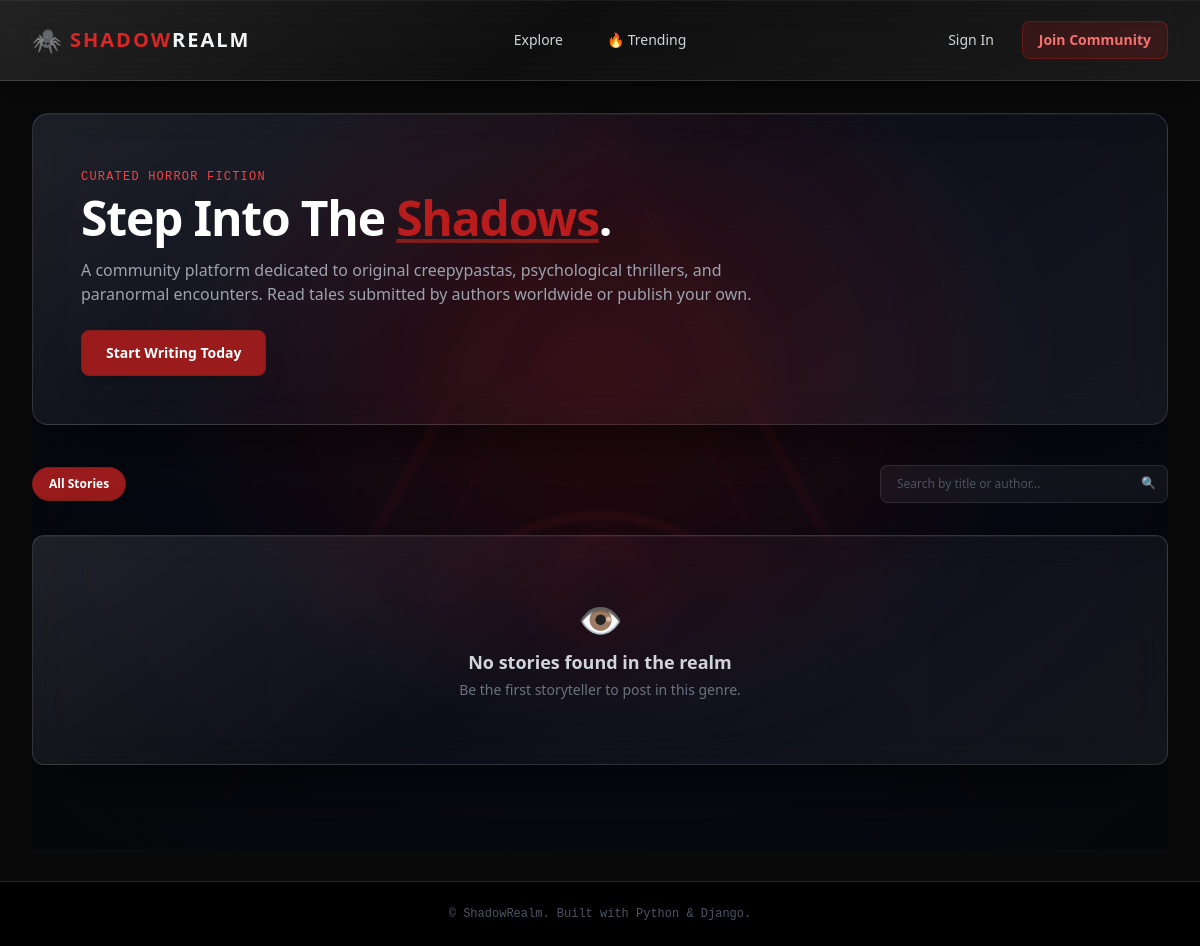
Before: / with the older database file.
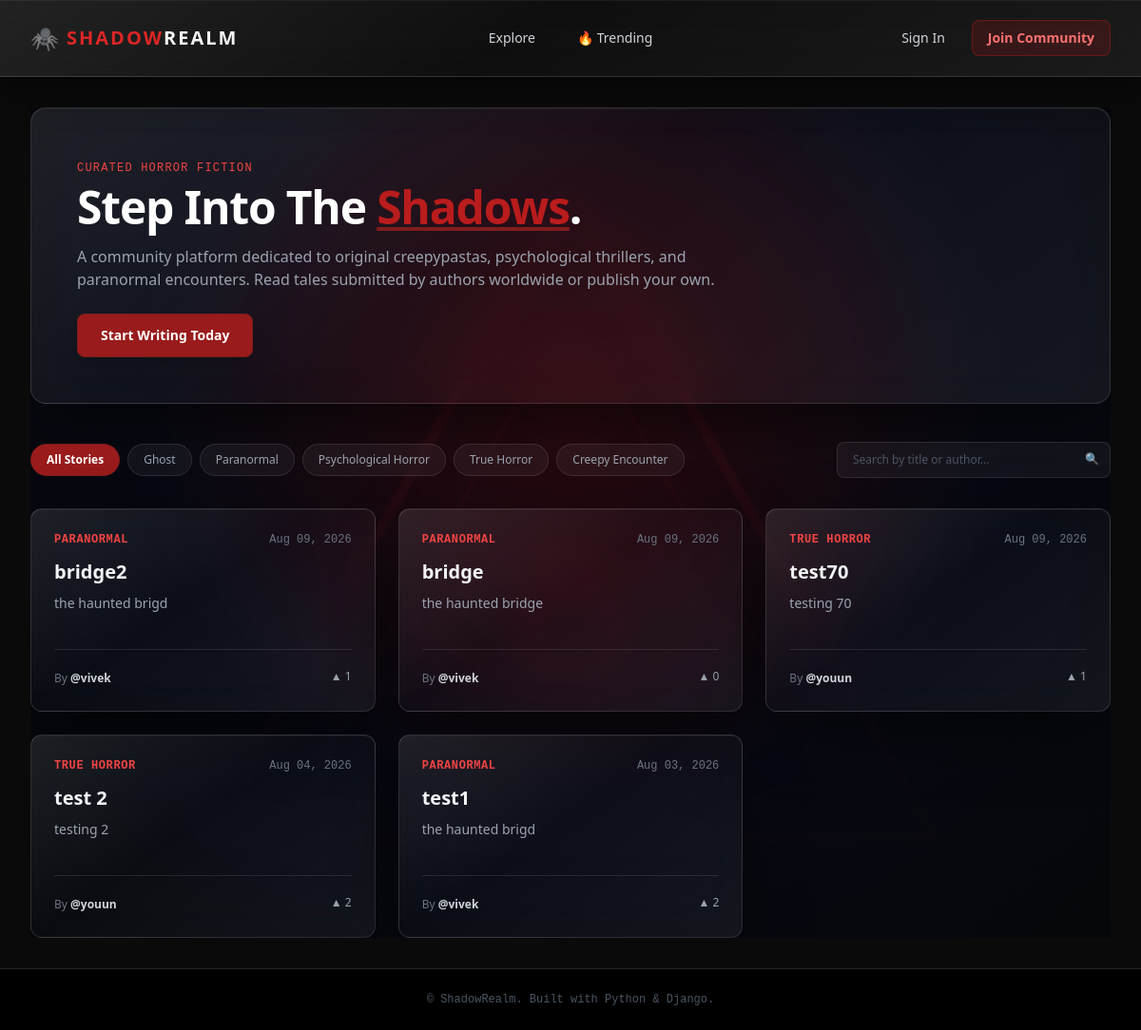
After: the same page with the newer database file.
### SHADOW/models.py (models this page shows, shortened)
class Category(models.Model):
    name = models.CharField(max_length=100, unique=True)
    slug = models.SlugField(max_length=100, unique=True, blank=True)
    description = models.TextField(blank=True)
    class Meta:
        verbose_name_plural = "Categories"

class Story(models.Model):
    STATUS_CHOICES = (
        ('draft', 'Draft'),
        ('published', 'Published'),
    )
    title = models.CharField(max_length=200)
    slug = models.SlugField(max_length=200, unique=True, blank=True)
    author = models.ForeignKey(User, on_delete=models.CASCADE, related_name='stories')
    category = models.ForeignKey(Category, on_delete=models.SET_NULL, null=True, related_name='stories')
    cover_image = models.ImageField(upload_to='story_covers/', blank=True, null=True)
    content = models.TextField(help_text="Main text of the horror story.")
    summary = models.CharField(max_length=300, help_text="Short teaser for card previews.")
    status = models.CharField(max_length=10, choices=STATUS_CHOICES, default='published')
    horror_mode = models.BooleanField(default=False)
    created_at = models.DateTimeField(auto_now_add=True)
    updated_at = models.DateTimeField(auto_now=True)
    upvotes = models.ManyToManyField(User, related_name='upvoted_stories', blank=True)
    favorites = models.ManyToManyField(User,related_name='favorite_stories',blank=True)
    class Meta:
        ordering = ['-created_at']
    def total_upvotes(self):
        return self.upvotes.count()

### SHADOW/views.py (the view)
# urls.py: 2. Add a URL to urlpatterns:  path('', views.home, name='home')
def home(request):
    stories = Story.objects.filter(status='published')
    categories = Category.objects.all()
    query = request.GET.get('q')
    category = request.GET.get('category')
    if query:
        stories = stories.filter(
            title__icontains=query
        ) | stories.filter(
            author__username__icontains=query
        )
    if category:
        stories = stories.filter(category__slug=category)
    return render(request, 'index.html', {
        'stories': stories,
        'categories': categories,
    })

### SHADOW/context_processors.py (called while the page is built, shortened)
def notifications_context(request):
    return {
        'unread_notifications': 0
    }

### templates/index.html (shortened to what this page needs)
{% extends 'base.html' %}
{% block content %}
<div id="home-realm" class="home-realm">
<section class="glass-card relative rounded-2xl p-8 sm:p-12 mb-10 overflow-hidden text-center sm:text-left">
    <div class="relative z-10 max-w-2xl">
        <span class="text-xs font-mono tracking-widest text-red-500 uppercase">Curated Horror Fiction</span>
        <h1 class="text-3xl sm:text-5xl font-black text-white mt-2 mb-4 tracking-tight">
            Step Into The <span class="text-red-700 underline decoration-red-900">Shadows</span>.
        </h1>
        <p class="text-gray-400 text-sm sm:text-base mb-6 leading-relaxed">
            A community platform dedicated to original creepypastas, psychological thrillers, and paranormal encounters. Read tales submitted by authors worldwide or publish your own.
        </p>
        {% if not user.is_authenticated %}
            <a href="{% url 'login' %}" class="inline-block bg-realm-red hover:bg-realm-redHover text-white font-bold text-sm px-6 py-3 rounded-lg border border-red-900 shadow-xl transition-all">
                Start Writing Today
            </a>
        {% endif %}
    </div>
</section>
<section class="flex flex-col md:flex-row md:items-center justify-between gap-4 mb-8">
    <div class="flex items-center space-x-2 overflow-x-auto pb-2 md:pb-0 scrollbar-none">
        <a href="{% url 'home' %}" class="text-xs font-bold px-4 py-2 rounded-full border border-red-900 bg-realm-red text-white whitespace-nowrap">
            All Stories
        </a>
        {% for cat in categories %}
            <a href="?category={{ cat.slug }}"
            class="text-xs font-medium px-4 py-2 rounded-full
                    border border-white/10
                    bg-white/5 backdrop-blur-md
                    text-gray-400
                    hover:text-white hover:border-red-900
                    transition-colors whitespace-nowrap">
                {{ cat.name }}
            </a>
        {% endfor %}
    </div>
    <form method="GET" action="{% url 'home' %}" class="w-full md:w-72">
        <div class="relative">
           <input type="text"
            name="q"
            value="{{ request.GET.q }}"
            placeholder="Search by title or author..."
            class="w-full
                    bg-white/5 backdrop-blur-md
                    border border-white/10
                    text-gray-200 text-xs
                    rounded-lg px-4 py-2.5
                    focus:outline-none
                    focus:border-red-800
                    placeholder-gray-600">
            <button type="submit" class="absolute right-3 top-2.5 text-xs text-gray-500 hover:text-red-500">
                🔍
            </button>
        </div>
    </form>
</section>
<div class="grid grid-cols-1 md:grid-cols-2 lg:grid-cols-3 gap-6">
    {% for story in stories %}
    <a href="{% url 'story_detail' story.slug %}">
        <article class="glass-card rounded-xl p-6 flex flex-col justify-between group">
            <div>
                <div class="flex items-center justify-between mb-3">
                    <span class="text-red-500 text-xs font-mono font-semibold uppercase tracking-wider">
                        {{ story.category.name|default:"Uncategorized" }}
                    </span>
                    <span class="text-gray-500 text-xs font-mono">
                        {{ story.created_at|date:"M d, Y" }}
                    </span>
                </div>
                <h2 class="text-xl font-bold text-gray-100
                           group-hover:text-red-500
                           transition-colors mb-2">
                        {{ story.title }}
                </h2>
                {% if story.summary %}
                    <p class="text-gray-400 text-sm leading-relaxed mb-5">
                        {{ story.summary|truncatewords:30 }}
                    </p>
                {% endif %}
            </div>
            <div class="border-t border-white/10 pt-4 mt-4
                        flex items-center justify-between">
                <div>
                    <span class="text-xs text-gray-500">
                        By
                    </span>
                    <span class="text-xs text-gray-300 font-semibold">
                        @{{ story.author.username }}
                    </span>
                </div>
                <div class="text-xs text-gray-400">
                    ▲ {{ story.total_upvotes }}
                </div>
            </div>
        </article>
    </a>
    {% empty %}
        <div class="col-span-full text-center py-16 glass-card rounded-xl">
            <span class="text-4xl block mb-2">
                👁️
            </span>
            <h3 class="text-lg font-bold text-gray-300">
                No stories found in the realm
            </h3>
            <p class="text-gray-500 text-sm mt-1">
                Be the first storyteller to post in this genre.
            </p>
        </div>
    {% endfor %}
</div>
</div>
{% endblock %}

### templates/base.html (shortened to what this page needs)
<!DOCTYPE html>
<html lang="en" class="h-full bg-black">
<head>
    <script src="https://cdn.tailwindcss.com"></script>
</head>
<body class="bg-realm-dark text-gray-300 font-sans min-h-screen flex flex-col antialiased">
    <div class="home-triangle" aria-hidden="true">
    </div>
    <nav class="navbar-glass sticky top-0 z-50">
        <div class="max-w-7xl mx-auto px-4 sm:px-6 lg:px-8">
            <div class="h-20 flex items-center justify-between relative">
                <div class="flex-shrink-0">
                    <a href="{% url 'home' %}"
                    class="flex items-center gap-2 group">
                        <span class="text-2xl">
                            🕷️
                        </span>
                        <span class="text-xl font-black tracking-widest
                                    text-red-600 group-hover:text-red-500
                                    uppercase transition">
                            Shadow<span class="text-gray-100">Realm</span>
                        </span>
                    </a>
                </div>
                <div class="absolute left-1/2 transform -translate-x-1/2
                            flex items-center gap-3">
                    <a href="{% url 'home' %}"
                    class="px-4 py-2 rounded-lg
                            text-sm font-medium
                            text-gray-300
                            hover:text-white
                            hover:bg-white/5
                            transition">
                        Explore
                    </a>
                    <a href="{% url 'trending' %}"
                    class="px-4 py-2 rounded-lg
                            text-sm font-medium
                            text-gray-300
                            hover:text-red-400
                            hover:bg-white/5
                            transition">
                        🔥 Trending
                    </a>
                </div>
                <div class="flex items-center gap-3 ml-auto">
                    {% if user.is_authenticated %}
                        <a href="{% url 'notifications' %}"
                        class="relative text-xl text-gray-300
                                hover:text-red-500 transition-colors">
                            🔔
                            {% if unread_notifications > 0 %}
                                <span
                                    class="absolute -top-2 -right-2
                                        min-w-[18px] h-[18px]
                                        px-1
                                        flex items-center justify-center
                                        rounded-full
                                        bg-red-600
                                        text-white
                                        text-[10px]
                                        font-bold
                                        border border-red-400">
                                    {{ unread_notifications }}
                                </span>
                            {% endif %}
                        </a>
                        <a href="{% url 'profile' %}"
                        class="text-sm font-mono
                                text-gray-300
                                hover:text-red-400
                                transition">
                            @{{ user.username }}
                        </a>
                        <a href="{% url 'logout' %}"
                        class="px-4 py-2 rounded-lg
                                bg-red-900/30
                                border border-red-800/50
                                text-red-400
                                text-sm font-semibold
                                backdrop-blur-md
                                hover:bg-red-900/60
                                hover:border-red-700
                                hover:text-red-300
                                transition">
                            Logout
                        </a>
                    {% else %}
                        <a href="{% url 'login' %}"
                        class="px-4 py-2
                                text-sm font-medium
                                text-gray-300
                                hover:text-red-400
                                transition">
                            Sign In
                        </a>
                        <a href="{% url 'register' %}"
                        class="px-4 py-2 rounded-lg
                                bg-red-900/30
                                border border-red-800/50
                                text-red-400
                                text-sm font-semibold
                                hover:bg-red-900/50
                                transition">
                            Join Community
                        </a>
                    {% endif %}
                </div>
            </div>
        </div>
    </nav>
    <main class="flex-grow max-w-7xl w-full mx-auto px-4 sm:px-6 lg:px-8 py-8">
        {% block content %}{% endblock %}
    </main>
    <footer class="bg-black border-t border-realm-border mt-auto py-6">
        <div class="max-w-7xl mx-auto px-4 text-center">
            <p class="text-xs text-gray-600 font-mono">
                &copy; {{ now|date:"Y" }} ShadowRealm. Built with Python & Django.
            </p>
        </div>
    </footer>
</body>
</html>

### templates/base.html (style rules this page uses)
main { position: relative; z-index: 1; }
.navbar-glass { position: relative; overflow: hidden; z-index: 50; background: linear-gradient( 145deg, rgba(255,255,255,0.10), rgba(255,255,255,0.025) 45%, rgba(255,255,255,0.07) ); backdrop-filter: blur(18px) saturate(130%); -webkit-backdrop-filter: blur(18px) saturate(130%); border-bottom: 1px solid rgba(255,255,255,0.14); box-shadow: 0 10px 40px rgba(0,0,0,0.5), inset 0 1px rgba(255,255,255,0.06); }
.home-triangle { position: fixed; width: min(850px, 75vw); height: min(850px, 75vw); left: 50%; top: 50%; transform: translate(-50%, -50%); color: #ff2a3a; opacity: 0.18; pointer-events: none; filter: blur(1px) drop-shadow(0 0 25px rgba(255,42,58,0.45)); z-index: 0; }
.home-triangle svg { width: 100%; height: 100%; }

### templates/index.html (style rules this page uses)
.home-realm { position: relative; min-height: calc(100vh - 64px); overflow: hidden; background: radial-gradient( ellipse at 50% 35%, rgba(70, 10, 20, 0.55) 0%, rgba(8, 10, 20, 0.92) 55%, rgba(5, 7, 10, 1) 100% ); }
.home-realm > section, .home-realm > div:not(.home-triangle) { position: relative; z-index: 2; }
.glass-card { background: linear-gradient( 145deg, rgba(255,255,255,0.10), rgba(255,255,255,0.025) 45%, rgba(255,255,255,0.06) ); backdrop-filter: blur(18px) saturate(125%); -webkit-backdrop-filter: blur(18px) saturate(125%); border: 1px solid rgba(255,255,255,0.13); box-shadow: 0 24px 80px -20px rgba(0,0,0,0.8), inset 0 1px rgba(255,255,255,0.05); transition: transform .3s ease, border-color .3s ease, background .3s ease; }

Changed rows visible on the page:
added Category: name "Ghost"
added Category: name "Paranormal"
added Category: name "Psychological Horror"
added Category: name "True Horror"
added Category: name "Creepy Encounter"
added Story: category.name "PARANORMAL", created_at "Aug 09, 2026", title "bridge2", summary "the haunted brigd", author.username "vivek", total_upvotes "1"
added Story: category.name "PARANORMAL", created_at "Aug 09, 2026", title "bridge", summary "the haunted bridge", author.username "vivek", total_upvotes "0"
added Story: category.name "TRUE HORROR", created_at "Aug 09, 2026", title "test70", summary "testing 70", author.username "youun", total_upvotes "1"
added Story: category.name "TRUE HORROR", created_at "Aug 04, 2026", title "test 2", summary "testing 2", author.username "youun", total_upvotes "2"
added Story: category.name "PARANORMAL", created_at "Aug 03, 2026", title "test1", summary "the haunted brigd", author.username "vivek", total_upvotes "2"
Other visible differences:
text no longer shown: "👁️ No stories found in the realm Be the first storyteller to post in this genre."
